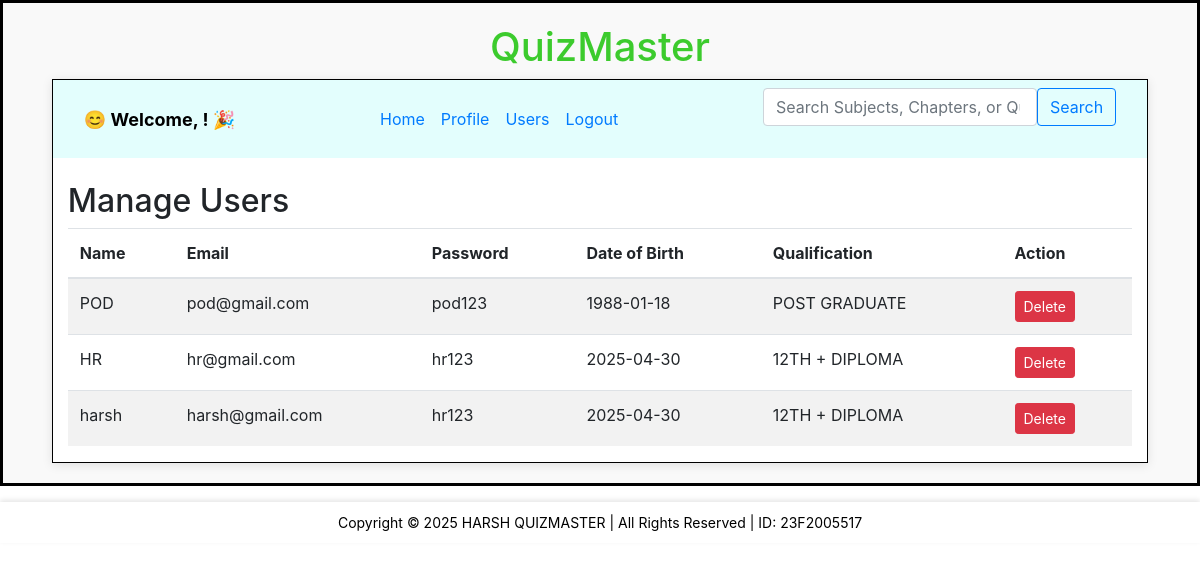
Page /manage_users on the committed database.
### backend/models.py (models this page shows)
class User_Info(db.Model):
    __tablename__ = "user_info"
    id = db.Column(db.Integer, primary_key=True)
    email = db.Column(db.String, unique=True, nullable=False)
    password = db.Column(db.String, nullable=False)
    role = db.Column(db.Integer, default=1)
    full_name = db.Column(db.String, nullable=False)
    dob = db.Column(db.Date, nullable=False)
    qualification = db.Column(db.String, nullable=False)
    scores = db.relationship("Score", cascade="all,delete", backref="user", lazy=True)

### backend/controllers.py (the view, shortened to what this page needs)
@app.route("/manage_users", methods=["GET", "POST"])
def manage_users():
    users = User_Info.query.filter_by(role=1).all()
    return render_template("manage_users.html", users=users)

### templates/manage_users.html (shortened to what this page needs)
{% extends "admin_layout.html" %}
{% block content %}
<div class="container mt-4">
    <h2>Manage Users</h2>
    <table class="table table-striped">
        <thead>
            <tr>
                <th>Name</th>
                <th>Email</th>
                <th>Password</th>
                <th>Date of Birth</th>
                <th>Qualification</th>
                <th>Action</th>
            </tr>
        </thead>
        <tbody>
            {% for user in users %}
            <tr>
                <td>{{ user.full_name }}</td>
                <td>{{ user.email }}</td>
                <td>{{ user.password }}</td>
                <td>{{ user.dob }}</td>
                <td>{{ user.qualification }}</td>
                <td>
                    <form method="POST" action="{{ url_for('manage_users') }}">
                        <button type="submit" class="btn btn-danger btn-sm"
                                onclick="return confirm('Are you sure?')">
                            Delete
                        </button>
                    </form>
                </td>
            </tr>
            {% endfor %}
        </tbody>
    </table>
</div>
{% endblock %}

### static/styles/main.css (style rules this page uses)
* { margin: 0px; }

### rows in the picture
User_Info: full_name "POD", email "pod@gmail.com", password "pod123", dob "1988-01-18", qualification "POST GRADUATE"
User_Info: full_name "HR", email "hr@gmail.com", password "hr123", dob "2025-04-30", qualification "12TH + DIPLOMA"
User_Info: full_name "harsh", email "harsh@gmail.com", password "hr123", dob "2025-04-30", qualification "12TH + DIPLOMA"
